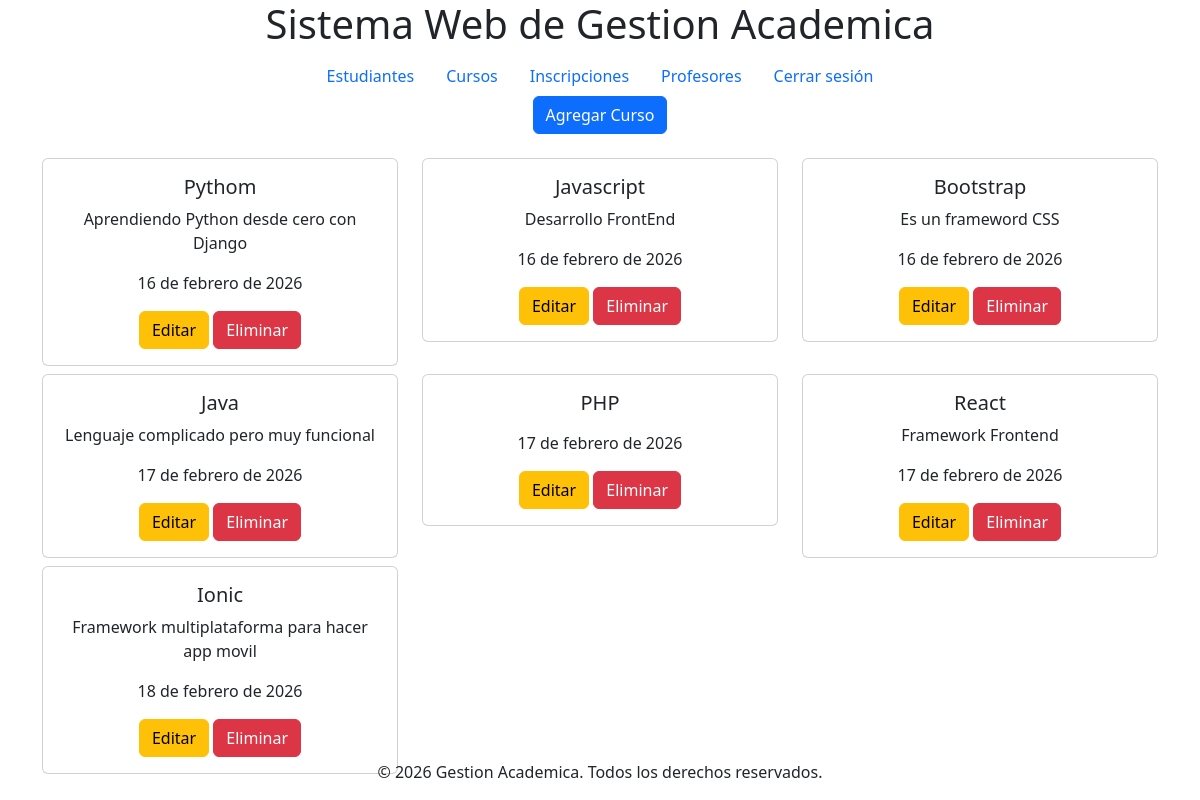
/courses/ (signed in), run on an earlier commit of the app's database.
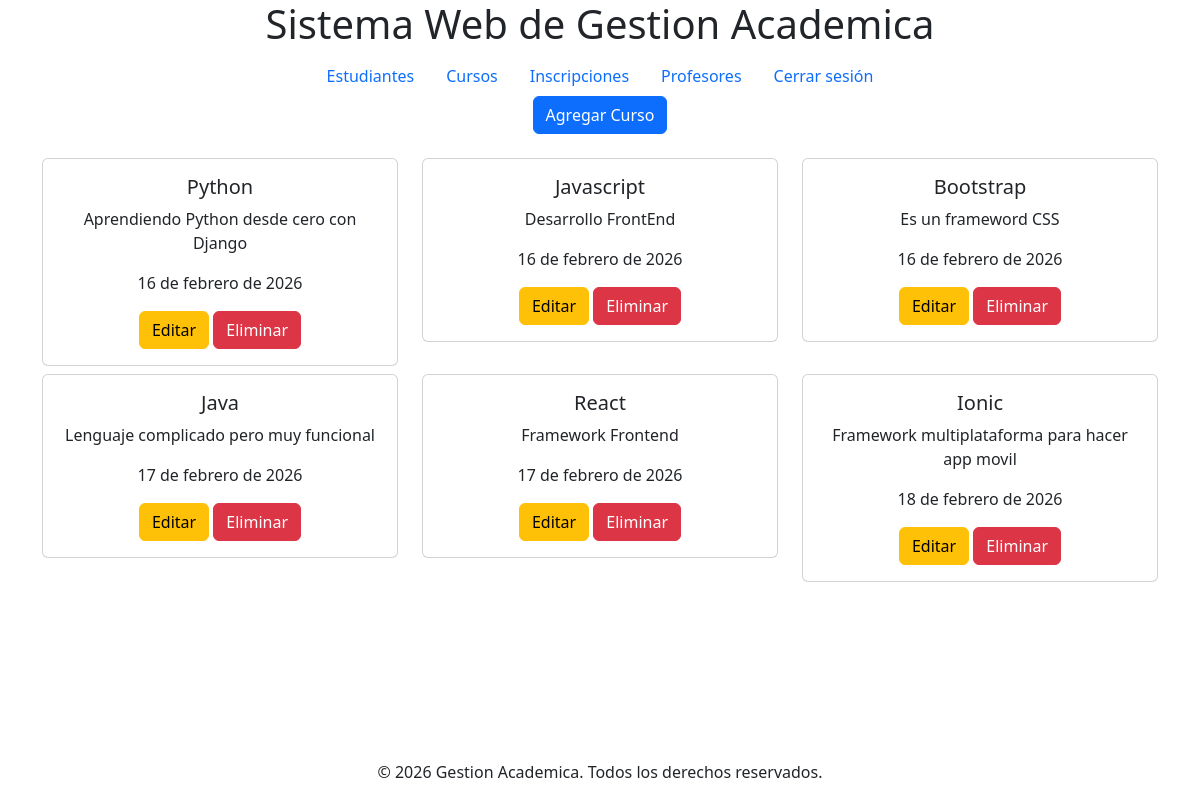
And on a later commit of the database.
### apps/courses/models.py (models this page shows, shortened)
class Course(models.Model):
    name = models.CharField(max_length=100)
    description = models.TextField()
    start_date = models.DateField()

### apps/courses/views.py (the view)
# urls.py: path('', views.index, name='course_list'),
def index(request):
    courses = Course.objects.all()
    return render(request, 'course/course_list.html', {'courses': courses})

### templates/course/course_list.html (shortened to what this page needs)
{% extends 'base.html' %}
{% block content %}
<div class="container text-center">
    <a href="{% url 'create_course' %}" class="btn btn-primary mb-3">Agregar Curso</a>
    <div class="row">
        {% for course in courses %}
        <div class="col-md-4 mt-2">
            <div class="card">
                <div class="card-body">
                    <h5 class="card-title">{{ course.name }}</h5>
                    <p class="card-text">{{ course.description }}</p>
                    <p class="card-text">{{ course.start_date }}</p>
                    <a href="{% url 'edit_course' course.id %}" class="btn btn-warning">Editar</a>
                    <a href="{% url 'delete_course' course.id %}" class="btn btn-danger" onclick="return confirm('¿Estás seguro de que deseas eliminar este curso?');">Eliminar</a>
                </div>
            </div>
        </div>
        {% endfor %}
    </div>
</div>
{% endblock %}

What changed in the data, as far as the page shows it:
removed Course: name "PHP", start_date "17 de febrero de 2026"
changed Course "Aprendiendo Python desde cero con Django": name "Pythom" → "Python"
